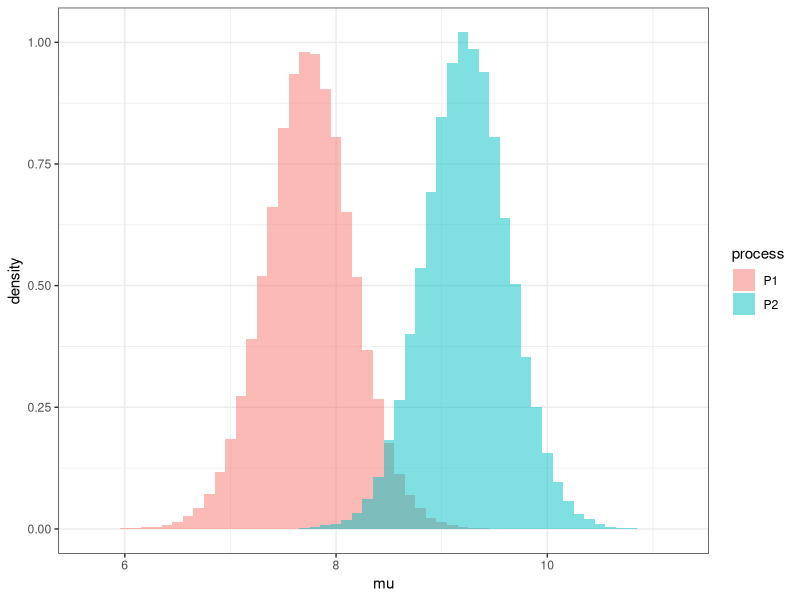
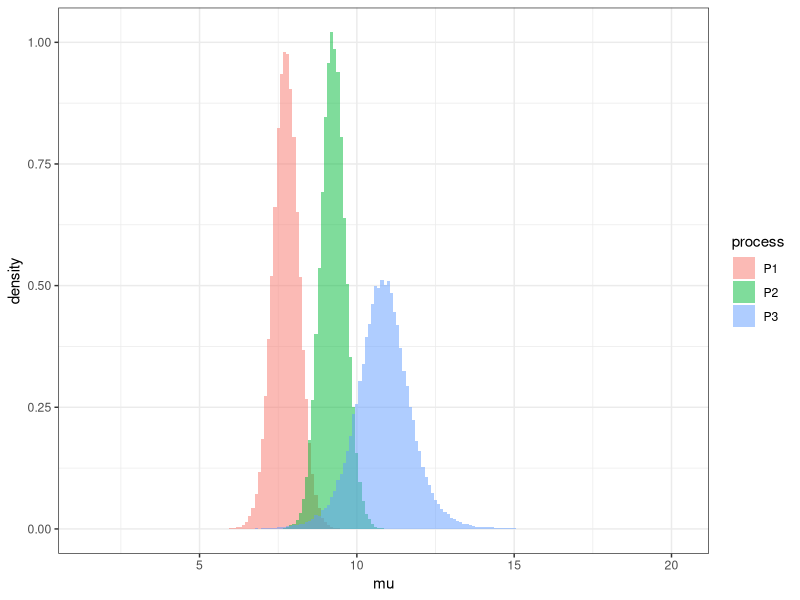
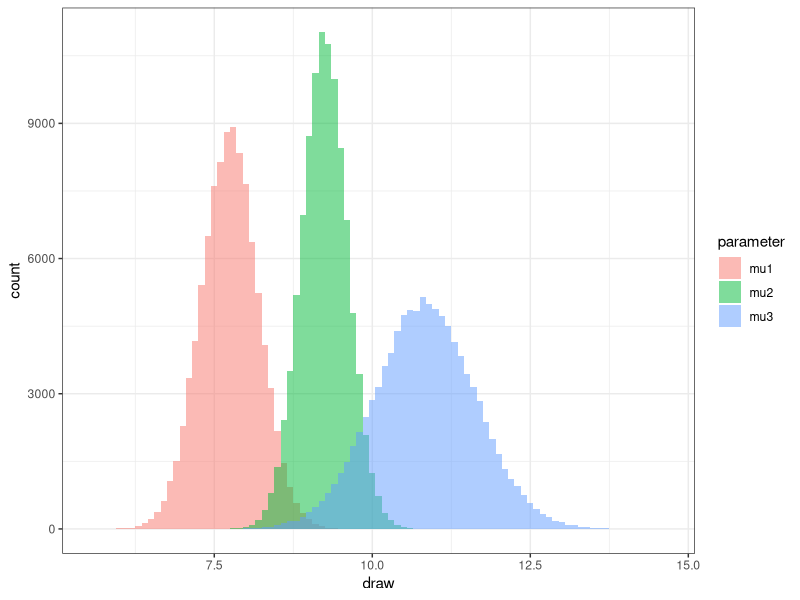

Write R code to recreate these figures, in order.
## ----libraries, message=FALSE, warning=FALSE, echo=FALSE, cache=FALSE-------------------------------------------------
library("tidyverse")


## ----set_seed, echo=FALSE---------------------------------------------------------------------------------------------
set.seed(2)


## ----data-------------------------------------------------------------------------------------------------------------
set.seed(20170301)

# Using the unknown population means and standard deviations
d <- bind_rows(
  tibble(process = "P1", sensitivity = rnorm(22,  7.8, 2.3)),
  tibble(process = "P2", sensitivity = rnorm(34,  9.3, 2.3)),
  tibble(process = "P3", sensitivity = rnorm( 7, 10.0, 2.3)))

# readr::write_csv(d, path="sensitivity.csv")


## ----d2, dependson="data"---------------------------------------------------------------------------------------------
# d <- readr::read_csv("sensitivity.csv")
d2 <- d %>% filter(process %in% c("P1","P2"))


## ----sm, dependson="d2"-----------------------------------------------------------------------------------------------
sm <- d2 %>%
  group_by(process) %>%
  summarize(
    n    = n(),
    mean = mean(sensitivity),
    sd   = sd(sensitivity)
  )
sm


## ----welch, dependson="d2",echo=TRUE----------------------------------------------------------------------------------
t.test(sensitivity ~ process, data = d2)


## ----mu_draws, dependson="sm"-----------------------------------------------------------------------------------------
nr = 1e5
sims <- bind_rows(
  tibble(
    rep = 1:nr,
    process = "P1",
    mu = sm$mean[1] + rt(nr, df = sm$n[1]-1) * sm$sd[1] / sqrt(sm$n[1])),
  tibble(
    rep = 1:nr,
    process = "P2",
    mu = sm$mean[2] + rt(nr, df = sm$n[2]-1) * sm$sd[2] / sqrt(sm$n[2]))
)


## ----mu_posteriors, dependson="mu_draws"------------------------------------------------------------------------------
ggplot(sims, aes(x=mu, y=..density.., fill=process, group=process)) +
  geom_histogram(position = "identity", alpha=0.5, binwidth=0.1) +
  theme_bw()


## ----mu_difference, dependson="mu_draws", echo=TRUE-------------------------------------------------------------------
d3 <- sims %>%
  spread(process, mu) %>%
  mutate(diff = P1-P2)

# Bayes estimate for the difference
mean(d3$diff)

# Estimated 95% equal-tail credible interval
quantile(d3$diff, c(.025,.975))

# Estimate of the probability that mu1 is larger than mu2
mean(d3$diff > 0)


## ----summary2, dependson="data"---------------------------------------------------------------------------------------
sm <- d %>%
  group_by(process) %>%
  summarize(
    n    = n(),
    mean = mean(sensitivity),
    sd   = sd(sensitivity)
  )
sm


## ----ftest, dependson="data", echo=TRUE-------------------------------------------------------------------------------
oneway.test(sensitivity ~ process, data = d)


## ----pairwise, dependson="ftest", echo=TRUE---------------------------------------------------------------------------
pairwise.t.test(d$sensitivity,
                d$process,
                pool.sd = FALSE,
                p.adjust.method = "none")


## ----mu3_draws, dependson="summary2"----------------------------------------------------------------------------------
sims <- bind_rows(
  sims, # groups 1 and 2
  tibble(
    rep = 1:nr,
    process = "P3",
    mu = sm$mean[3] + rt(nr, df = sm$n[3]-1) * sm$sd[3] / sqrt(sm$n[3]))
)


## ----mu3_posteriors, dependson="mu3_draws"----------------------------------------------------------------------------
ggplot(sims, aes(x=mu, y=..density.., fill=process, group=process)) +
  geom_histogram(position = "identity", alpha=0.5, binwidth=0.1) +
  theme_bw()


## ----mu3_comparison, dependson="mu3_draws", echo=TRUE-----------------------------------------------------------------
# Estimate of the probability that one mean is larger than another
sims %>%
  spread(process, mu) %>%
  mutate(`mu1-mu2` = P1-P2,
            `mu1-mu3` = P1-P3,
            `mu2-mu3` = P2-P3) %>%
  select(`mu1-mu2`,`mu1-mu3`,`mu2-mu3`) %>%
  gather(comparison, diff) %>%
  group_by(comparison) %>%
  summarize(probability = mean(diff>0) %>% round(4),
            lower = quantile(diff, .025) %>% round(2),
            upper = quantile(diff, .975) %>% round(2)) %>%
  mutate(credible_interval = paste("(",lower,",",upper,")", sep="")) %>%
  select(comparison, probability, credible_interval)


## ----bartlett, dependson="data", echo=TRUE----------------------------------------------------------------------------
bartlett.test(sensitivity ~ process, data = d)


## ----ftest2, dependson="data", echo=TRUE------------------------------------------------------------------------------
oneway.test(sensitivity ~ process, data = d, var.equal = TRUE)


## ----pairwise2, dependson="ftest", echo=TRUE--------------------------------------------------------------------------
pairwise.t.test(d$sensitivity, d$process, p.adjust.method = "none")


## ----mu2_draws, dependson="summary2"----------------------------------------------------------------------------------
nr = 1e5
sims <- data.frame(rep = 1:nr,
  sigma = 1/sqrt( rgamma(nr,
                         shape = sum(sm$n-1)/2,
                         rate = sum((sm$n-1)*sm$sd^2)/2 
                         )
                  )
  ) %>%
  mutate(
    mu1 = rnorm(nr, mean = sm$mean[1], sd = sigma / sqrt(sm$n[1])),
    mu2 = rnorm(nr, mean = sm$mean[2], sd = sigma / sqrt(sm$n[2])),
    mu3 = rnorm(nr, mean = sm$mean[3], sd = sigma / sqrt(sm$n[3])))


## ----mu2_posteriors, dependson="mu2_draws"----------------------------------------------------------------------------
d_plot <- sims %>% gather(parameter, draw, -rep, -sigma)
ggplot(d_plot, aes(draw, fill=parameter, group=parameter)) +
  geom_histogram(position = "identity", alpha = 0.5, binwidth=0.1) +
  theme_bw()


## ----mu2_comparison, dependson="mu2_draws", echo=TRUE-----------------------------------------------------------------
sims %>%
  mutate(`mu1-mu2` = mu1-mu2,
         `mu1-mu3` = mu1-mu3,
         `mu2-mu3` = mu2-mu3) %>%
  select(`mu1-mu2`,`mu1-mu3`,`mu2-mu3`) %>%
  gather(comparison, diff) %>%
  group_by(comparison) %>%
  summarize(probability = mean(diff>0) %>% round(4),
            lower = quantile(diff, .025) %>% round(2),
            upper = quantile(diff, .975) %>% round(2)) %>%
  mutate(credible_interval = paste("(",lower,",",upper,")", sep="")) %>%
  select(comparison, probability, credible_interval)

